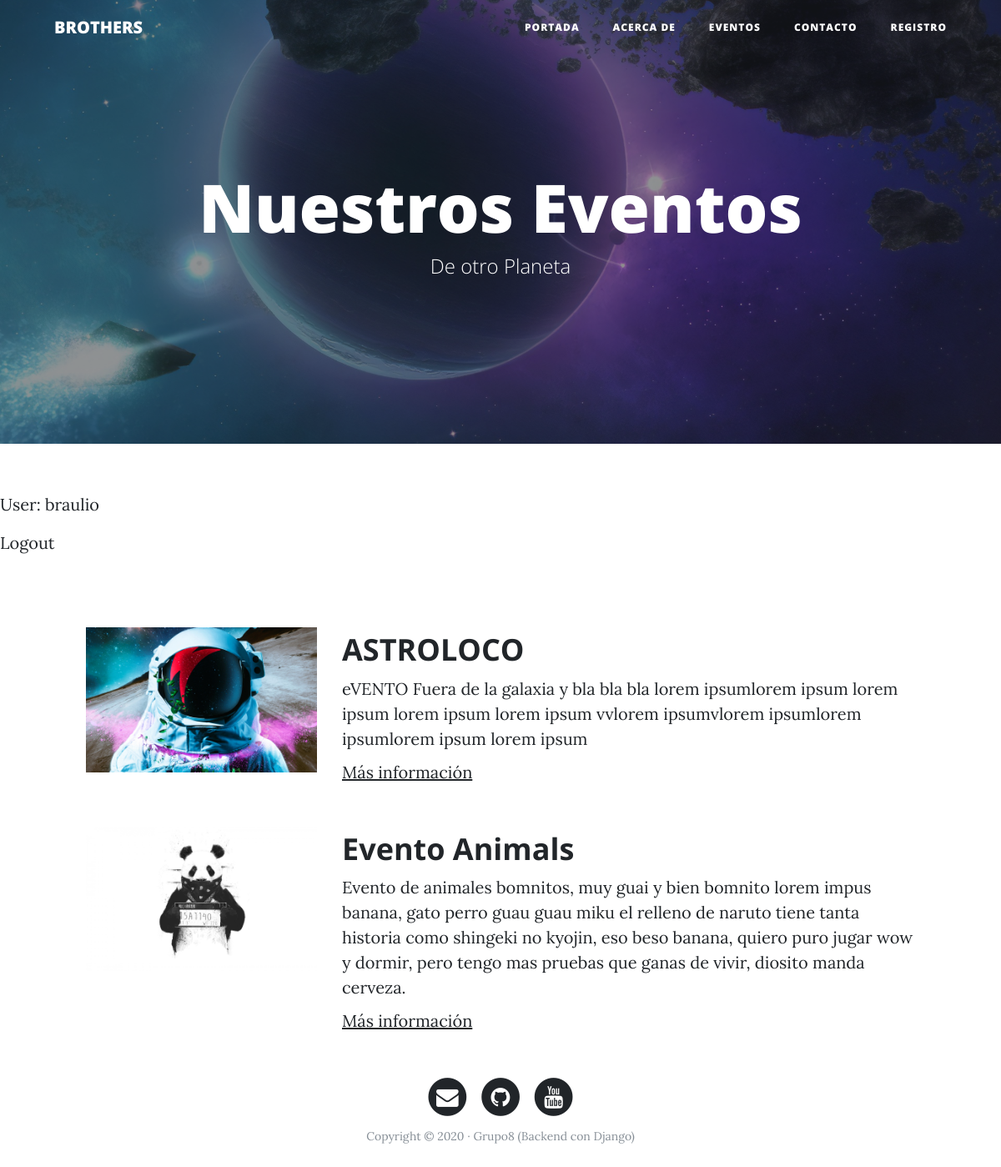
Page /event/ (signed in) on the committed database.
### event/models.py (models this page shows, shortened)
class Evento(models.Model):
    title      = models.CharField(max_length=100, verbose_name="Titulo")
    description= models.TextField(verbose_name="Descripción")
    image      = models.ImageField(verbose_name="Imagen", upload_to="Imagen Eventos")
    link       = models.URLField(verbose_name="Direccion Web",null=True, blank=True)
    created    = models.DateTimeField(auto_now_add=True,verbose_name="Creación")
    updated    = models.DateTimeField(auto_now=True,verbose_name="Actualización")
    class Meta:
        verbose_name = "Evento"
        verbose_name_plural ="Eventos"
        ordering = ["-created"]

### event/views.py (the view)
# urls.py: path('event/',evento_views.event, name="event"),
def event(request):
    events = Evento.objects.all()
    return render(request, "event/event.html", {'events':events})

### event/templates/event/event.html (shortened to what this page needs)
{% extends 'core/base2.html' %}
{% block background %}{% load static %}{% static 'core/img/eventos1.jpg' %}{% endblock %}
{% block headers %}
<h1>Nuestros Eventos</h1>
<span class="subheading">De otro Planeta</span>
{% endblock %}
{% block content %}
	{% for event in events %}
	      <div class="row project">
	      	<div class="col-lg-3 col-md-4 offset-lg-1">
			      <img class="img-fluid" src="{{event.image.url}}" alt="">
	      	</div>
	        <div class="col-lg-7 col-md-8">
	      		<h2 class="section-heading title">{{event.title}}</h2>
	          <p>{{event.description}}</p>
              {% if event.link %}
	            <p><a href="{{event.link}}">Más información</a></p>
              {% endif %}
              </div>
	      </div>
		  {% endfor %}
{% endblock %}

### core/templates/core/base2.html (shortened to what this page needs)
<!DOCTYPE html>
<html lang="es">
  <head>
    {% load static %}
    <link href="{% static 'core/vendor/bootstrap/css/bootstrap.min.css' %}" rel="stylesheet">
    <link href="{% static 'core/vendor/font-awesome/css/font-awesome.min.css' %}" rel="stylesheet" type="text/css">
    <link href="{% static 'core/css/clean-blog.min.css' %}" rel="stylesheet">
  </head>
  <body>
    <nav class="navbar navbar-expand-lg navbar-light fixed-top" id="mainNav">
      <div class="container">
        <a class="navbar-brand" href="{% url 'home'%}">BROTHERS</a>
        <div class="collapse navbar-collapse" id="navbarResponsive">
          <ul class="navbar-nav ml-auto">
            <li class="nav-item">
              <a class="nav-link" href="{% url 'home'%}">Portada</a>
            </li>
            <li class="nav-item">
              <a class="nav-link" href="{% url 'about'%}">Acerca de</a>
            </li>
            <li class="nav-item">
              <a class="nav-link" href="{% url 'event'%}">Eventos</a>
            </li>
            <li class="nav-item">
              <a class="nav-link" href="{% url 'contact'%}">Contacto</a>
            <li class="nav-item">
              <a class="nav-link" href="{% url 'registro'%}">Registro</a>
            </li>
            </li>
          </ul>
        </div>
      </div>
    </nav>
    <header class="masthead" style="background-image: url('{% block background %}{% endblock %}')">
      <div class="overlay"></div>
      <div class="container">
        <div class="row">
          <div class="col-lg-8 col-md-10 mx-auto">
            <div class="site-heading">
              {% block headers%}{% endblock%}
            </div>
          </div>
        </div>
      </div>
    </header>
				<form class="form-inline my-2 my-lg-0">
					<ul class="navbar-nav">
  	{% if user.is_authenticated %}
						<li class="nav-item nav-link">User: {{ user.get_username }}</li>
						<li class="nav-item"><a href="{% url 'logout' %}" class="nav-link">Logout</a></li>
	{% else %}
						<li class="nav-item"><a href="{% url 'login' %}?next={{request.path}}" class="nav-link">Login</a></li>
	{% endif %}
					</ul>
				</form>
    <div class="row justify-content-center">
    </div>
    <br>
    {% block content%}{% endblock%}
    <br>
    <footer>
      <div class="container">
        <div class="row">
          <div class="col-lg-8 col-md-10 mx-auto">
            <ul class="list-inline text-center">
              <li class="list-inline-item">
                <a href="#">
                  <span class="fa-stack fa-lg">
                    <i class="fa fa-circle fa-stack-2x"></i>
                    <i class="fa fa-envelope fa-stack-1x fa-inverse"></i>
                  </span>
                </a>
              </li>
              <li class="list-inline-item">
                <a href="#">
                  <span class="fa-stack fa-lg">
                    <i class="fa fa-circle fa-stack-2x"></i>
                    <i class="fa fa-github fa-stack-1x fa-inverse"></i>
                  </span>
                </a>
              </li>
              <li class="list-inline-item">
                <a href="#">
                  <span class="fa-stack fa-lg">
                    <i class="fa fa-circle fa-stack-2x"></i>
                    <i class="fa fa-youtube fa-stack-1x fa-inverse"></i>
                  </span>
                </a>
              </li>
            </ul>
            <p class="copyright text-muted">Copyright &copy; 2020 · Grupo8 (Backend con Django) </p>
          </div>
        </div>
      </div>
    </footer>
  </body>
</html>

### rows in the picture
Evento: image (picture), title "ASTROLOCO", description "eVENTO Fuera de la galaxia y bla bla bla lorem ipsumlorem ipsum lorem ipsum lorem ipsum lorem ipsum vvlorem ipsumvlorem ipsumlorem ipsumlorem ipsum lorem ipsum"
Evento: image (picture), title "Evento Animals", description "Evento de animales bomnitos, muy guai y bien bomnito lorem impus banana, gato perro guau guau miku el relleno de naruto tiene tanta historia como shingeki no kyojin, eso beso banana, quiero puro jugar wow y dormir, pero tengo mas pruebas que ganas de vivir, diosito manda cerveza."

### other values in the picture
{{ user.get_username }} "braulio"
